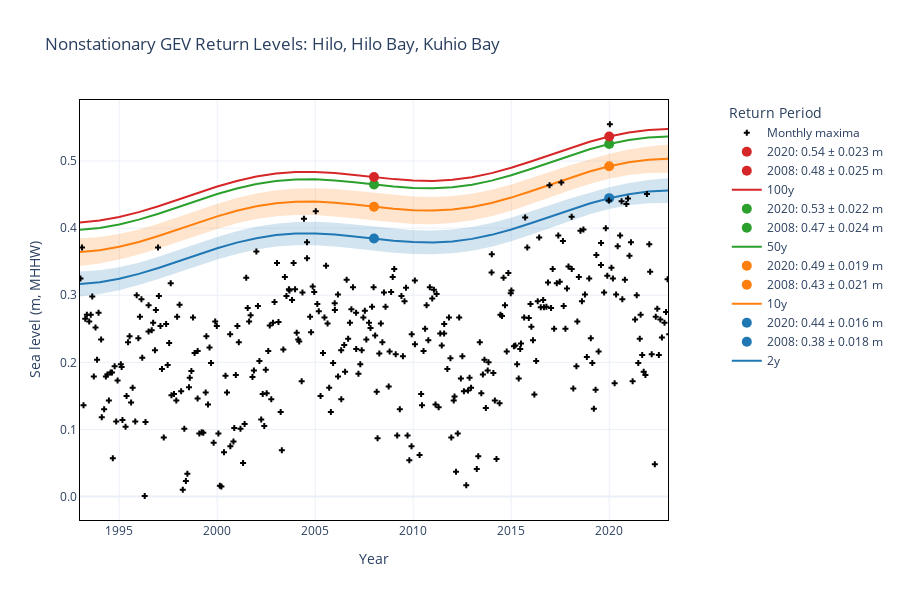

Here is the notebook cell this chart was saved with:
### Markdown cell above
We can also make it interactive.

### Code cell
#The mean of the location parameter should be the mean of the monthly maxima
meanmaxSL = w_cvte2[1]-STNDtoMHHW
#The standard deviation should be the standard deviation of the monthly maxima  
rangemaxSL = w_cvte2[2]
fig = plotting.plotTimeDependentReturnValue_plotly(stationID, 
                                                   STNDtoMHHW, 
                                                   dirs['model_output_dir'], 
                                                   station_name, 
                                                   mm, 
                                                   year0plot, 
                                                   meanmaxSL, 
                                                   rangemaxSL,
                                                   specModel='RL_muN.nc')

### Figure 1 — Plotly figure (JSON) as saved in the notebook; plotly's stock layout.template omitted (floating-point values rounded to 4 significant figures; data arrays with more than 128 entries replaced by an {"elided": "..."} marker saying what was removed)
{"data": [{"hovertemplate": "%{x:.0f}: %{y:.3f} m", "line": {"color": "#1f77b4", "width": 2}, "mode": "lines", "name": "2y", "type": "scatter", "x": [1993.0, 1994.0, 1995.0, 1996.0, 1997.0, 1998.0, 1999.0, 2000.0, 2001.0, 2002.0, 2003.0, 2004.0, 2005.0, 2006.0, 2007.0, 2008.0, 2009.0, 2010.0, 2011.0, 2012.0, 2013.0, 2014.0, 2015.0, 2016.0, 2017.0, 2018.0, 2019.0, 2020.0, 2021.0, 2022.0, 2023.0, 2024.0], "y": [0.3167, 0.3195, 0.3246, 0.3319, 0.3406, 0.3504, 0.3605, 0.37, 0.3784, 0.3851, 0.3896, 0.3919, 0.3921, 0.3905, 0.3877, 0.3844, 0.3813, 0.3792, 0.3787, 0.3802, 0.384, 0.39, 0.3979, 0.4073, 0.4174, 0.4275, 0.4368, 0.4447, 0.4506, 0.4544, 0.456, 0.4554]}, {"hovertemplate": "%{x:.0f}: %{y:.3f} m", "marker": {"color": "#1f77b4", "size": 10}, "mode": "markers+text", "name": "2008: 0.38 ± 0.018 m", "textposition": "top right", "type": "scatter", "x": [2008], "y": [0.3844]}, {"hovertemplate": "%{x:.0f}: %{y:.3f} m", "marker": {"color": "#1f77b4", "size": 10}, "mode": "markers+text", "name": "2020: 0.44 ± 0.016 m", "textposition": "top right", "type": "scatter", "x": [2020], "y": [0.4447]}, {"hovertemplate": "%{x:.0f}: %{y:.3f} m", "line": {"color": "#ff7f0e", "width": 2}, "mode": "lines", "name": "10y", "type": "scatter", "x": [1993.0, 1994.0, 1995.0, 1996.0, 1997.0, 1998.0, 1999.0, 2000.0, 2001.0, 2002.0, 2003.0, 2004.0, 2005.0, 2006.0, 2007.0, 2008.0, 2009.0, 2010.0, 2011.0, 2012.0, 2013.0, 2014.0, 2015.0, 2016.0, 2017.0, 2018.0, 2019.0, 2020.0, 2021.0, 2022.0, 2023.0, 2024.0], "y": [0.3643, 0.3671, 0.3721, 0.3794, 0.3882, 0.398, 0.4081, 0.4175, 0.4259, 0.4326, 0.4371, 0.4394, 0.4396, 0.438, 0.4352, 0.4319, 0.4288, 0.4267, 0.4262, 0.4277, 0.4315, 0.4376, 0.4455, 0.4549, 0.465, 0.4751, 0.4843, 0.4922, 0.4982, 0.5019, 0.5034, 0.5029]}, {"hovertemplate": "%{x:.0f}: %{y:.3f} m", "marker": {"color": "#ff7f0e", "size": 10}, "mode": "markers+text", "name": "2008: 0.43 ± 0.021 m", "textposition": "top right", "type": "scatter", "x": [2008], "y": [0.4319]}, {"hovertemplate": "%{x:.0f}: %{y:.3f} m", "marker": {"color": "#ff7f0e", "size": 10}, "mode": "markers+text", "name": "2020: 0.49 ± 0.019 m", "textposition": "top right", "type": "scatter", "x": [2020], "y": [0.4922]}, {"hovertemplate": "%{x:.0f}: %{y:.3f} m", "line": {"color": "#2ca02c", "width": 2}, "mode": "lines", "name": "50y", "type": "scatter", "x": [1993.0, 1994.0, 1995.0, 1996.0, 1997.0, 1998.0, 1999.0, 2000.0, 2001.0, 2002.0, 2003.0, 2004.0, 2005.0, 2006.0, 2007.0, 2008.0, 2009.0, 2010.0, 2011.0, 2012.0, 2013.0, 2014.0, 2015.0, 2016.0, 2017.0, 2018.0, 2019.0, 2020.0, 2021.0, 2022.0, 2023.0, 2024.0], "y": [0.3974, 0.4003, 0.4054, 0.4127, 0.4215, 0.4314, 0.4414, 0.4508, 0.4592, 0.4658, 0.4703, 0.4725, 0.4727, 0.4711, 0.4683, 0.4651, 0.462, 0.4599, 0.4594, 0.4609, 0.4648, 0.4708, 0.4788, 0.4882, 0.4983, 0.5084, 0.5176, 0.5254, 0.5313, 0.5351, 0.5366, 0.536]}, {"hovertemplate": "%{x:.0f}: %{y:.3f} m", "marker": {"color": "#2ca02c", "size": 10}, "mode": "markers+text", "name": "2008: 0.47 ± 0.024 m", "textposition": "top right", "type": "scatter", "x": [2008], "y": [0.4651]}, {"hovertemplate": "%{x:.0f}: %{y:.3f} m", "marker": {"color": "#2ca02c", "size": 10}, "mode": "markers+text", "name": "2020: 0.53 ± 0.022 m", "textposition": "top right", "type": "scatter", "x": [2020], "y": [0.5254]}, {"hovertemplate": "%{x:.0f}: %{y:.3f} m", "line": {"color": "#d62728", "width": 2}, "mode": "lines", "name": "100y", "type": "scatter", "x": [1993.0, 1994.0, 1995.0, 1996.0, 1997.0, 1998.0, 1999.0, 2000.0, 2001.0, 2002.0, 2003.0, 2004.0, 2005.0, 2006.0, 2007.0, 2008.0, 2009.0, 2010.0, 2011.0, 2012.0, 2013.0, 2014.0, 2015.0, 2016.0, 2017.0, 2018.0, 2019.0, 2020.0, 2021.0, 2022.0, 2023.0, 2024.0], "y": [0.4085, 0.4114, 0.4165, 0.4239, 0.4327, 0.4425, 0.4526, 0.462, 0.4703, 0.4769, 0.4813, 0.4836, 0.4837, 0.4822, 0.4794, 0.4761, 0.473, 0.4709, 0.4704, 0.472, 0.4759, 0.482, 0.49, 0.4994, 0.5095, 0.5195, 0.5287, 0.5365, 0.5424, 0.5461, 0.5476, 0.547]}, {"hovertemplate": "%{x:.0f}: %{y:.3f} m", "marker": {"color": "#d62728", "size": 10}, "mode": "markers+text", "name": "2008: 0.48 ± 0.025 m", "textposition": "top right", "type": "scatter", "x": [2008], "y": [0.4761]}, {"hovertemplate": "%{x:.0f}: %{y:.3f} m", "marker": {"color": "#d62728", "size": 10}, "mode": "markers+text", "name": "2020: 0.54 ± 0.023 m", "textposition": "top right", "type": "scatter", "x": [2020], "y": [0.5365]}, {"fillcolor": "rgba(31.0, 119.0, 180.0, 0.2)", "hoverlabel": {"bgcolor": "rgba(31.0, 119.0, 180.0, 0.2)", "font": {"color": "#1f77b4"}}, "hovertemplate": "%{x:.0f}: %{y:.3f} m", "line": {"color": "rgba(31.0, 119.0, 180.0, 0)"}, "mode": "lines", "name": "Upper Confidence Interval", "showlegend": false, "type": "scatter", "x": [1993.0, 1994.0, 1995.0, 1996.0, 1997.0, 1998.0, 1999.0, 2000.0, 2001.0, 2002.0, 2003.0, 2004.0, 2005.0, 2006.0, 2007.0, 2008.0, 2009.0, 2010.0, 2011.0, 2012.0, 2013.0, 2014.0, 2015.0, 2016.0, 2017.0, 2018.0, 2019.0, 2020.0, 2021.0, 2022.0, 2023.0, 2024.0], "y": [0.3353, 0.3372, 0.3416, 0.3486, 0.3573, 0.3671, 0.3772, 0.3867, 0.3952, 0.4019, 0.4066, 0.4091, 0.4095, 0.4082, 0.4055, 0.4023, 0.3992, 0.397, 0.3964, 0.3979, 0.4016, 0.4076, 0.4154, 0.4246, 0.4343, 0.444, 0.453, 0.4609, 0.4672, 0.4718, 0.4745, 0.4754]}, {"fill": "tonexty", "fillcolor": "rgba(31.0, 119.0, 180.0, 0.2)", "hoverlabel": {"bgcolor": "rgba(31.0, 119.0, 180.0, 0.2)", "font": {"color": "#1f77b4"}}, "hovertemplate": "%{x:.0f}: %{y:.3f} m", "line": {"color": "rgba(31.0, 119.0, 180.0, 0)"}, "mode": "lines", "name": "Lower Confidence Interval", "showlegend": false, "type": "scatter", "x": [1993.0, 1994.0, 1995.0, 1996.0, 1997.0, 1998.0, 1999.0, 2000.0, 2001.0, 2002.0, 2003.0, 2004.0, 2005.0, 2006.0, 2007.0, 2008.0, 2009.0, 2010.0, 2011.0, 2012.0, 2013.0, 2014.0, 2015.0, 2016.0, 2017.0, 2018.0, 2019.0, 2020.0, 2021.0, 2022.0, 2023.0, 2024.0], "y": [0.2981, 0.3019, 0.3076, 0.3152, 0.324, 0.3338, 0.3438, 0.3532, 0.3616, 0.3682, 0.3726, 0.3747, 0.3746, 0.3728, 0.3698, 0.3665, 0.3634, 0.3614, 0.3609, 0.3625, 0.3663, 0.3724, 0.3805, 0.3901, 0.4005, 0.4109, 0.4205, 0.4285, 0.4341, 0.4371, 0.4374, 0.4353]}, {"fillcolor": "rgba(255.0, 127.0, 14.0, 0.2)", "hoverlabel": {"bgcolor": "rgba(255.0, 127.0, 14.0, 0.2)", "font": {"color": "#ff7f0e"}}, "hovertemplate": "%{x:.0f}: %{y:.3f} m", "line": {"color": "rgba(255.0, 127.0, 14.0, 0)"}, "mode": "lines", "name": "Upper Confidence Interval", "showlegend": false, "type": "scatter", "x": [1993.0, 1994.0, 1995.0, 1996.0, 1997.0, 1998.0, 1999.0, 2000.0, 2001.0, 2002.0, 2003.0, 2004.0, 2005.0, 2006.0, 2007.0, 2008.0, 2009.0, 2010.0, 2011.0, 2012.0, 2013.0, 2014.0, 2015.0, 2016.0, 2017.0, 2018.0, 2019.0, 2020.0, 2021.0, 2022.0, 2023.0, 2024.0], "y": [0.385, 0.3868, 0.3912, 0.3981, 0.4067, 0.4165, 0.4266, 0.4362, 0.4448, 0.4516, 0.4565, 0.4591, 0.4596, 0.4583, 0.4557, 0.4525, 0.4494, 0.4471, 0.4464, 0.4477, 0.4514, 0.4572, 0.465, 0.4741, 0.4839, 0.4937, 0.5028, 0.5108, 0.5172, 0.5218, 0.5245, 0.5254]}, {"fill": "tonexty", "fillcolor": "rgba(255.0, 127.0, 14.0, 0.2)", "hoverlabel": {"bgcolor": "rgba(255.0, 127.0, 14.0, 0.2)", "font": {"color": "#ff7f0e"}}, "hovertemplate": "%{x:.0f}: %{y:.3f} m", "line": {"color": "rgba(255.0, 127.0, 14.0, 0)"}, "mode": "lines", "name": "Lower Confidence Interval", "showlegend": false, "type": "scatter", "x": [1993.0, 1994.0, 1995.0, 1996.0, 1997.0, 1998.0, 1999.0, 2000.0, 2001.0, 2002.0, 2003.0, 2004.0, 2005.0, 2006.0, 2007.0, 2008.0, 2009.0, 2010.0, 2011.0, 2012.0, 2013.0, 2014.0, 2015.0, 2016.0, 2017.0, 2018.0, 2019.0, 2020.0, 2021.0, 2022.0, 2023.0, 2024.0], "y": [0.3435, 0.3473, 0.3531, 0.3608, 0.3698, 0.3796, 0.3896, 0.3989, 0.4071, 0.4135, 0.4178, 0.4197, 0.4195, 0.4176, 0.4146, 0.4113, 0.4083, 0.4063, 0.406, 0.4077, 0.4117, 0.4179, 0.4261, 0.4357, 0.4461, 0.4565, 0.4659, 0.4737, 0.4791, 0.482, 0.4824, 0.4803]}, {"hovertemplate": "%{x:.0f}: %{y:.3f} m", "marker": {"color": "black", "size": 5, "symbol": "cross"}, "mode": "markers", "name": "Monthly maxima", "type": "scatter", "x": {"elided": "380 float values"}, "y": {"elided": "380 float values"}}], "layout": {"height": 600, "legend": {"title": {"text": "Return Period"}, "x": 1.1, "y": 1}, "title": {"text": "Nonstationary GEV Return Levels: Hilo, Hilo Bay, Kuhio Bay"}, "width": 900, "xaxis": {"linecolor": "black", "mirror": true, "range": [1993, 2023], "showline": true, "tickformat": ".0f", "title": {"text": "Year"}}, "yaxis": {"linecolor": "black", "mirror": true, "range": [[0.1239], [0.2135]], "showline": true, "tickformat": ".1f", "title": {"text": "Sea level (m, MHHW)"}}}}
